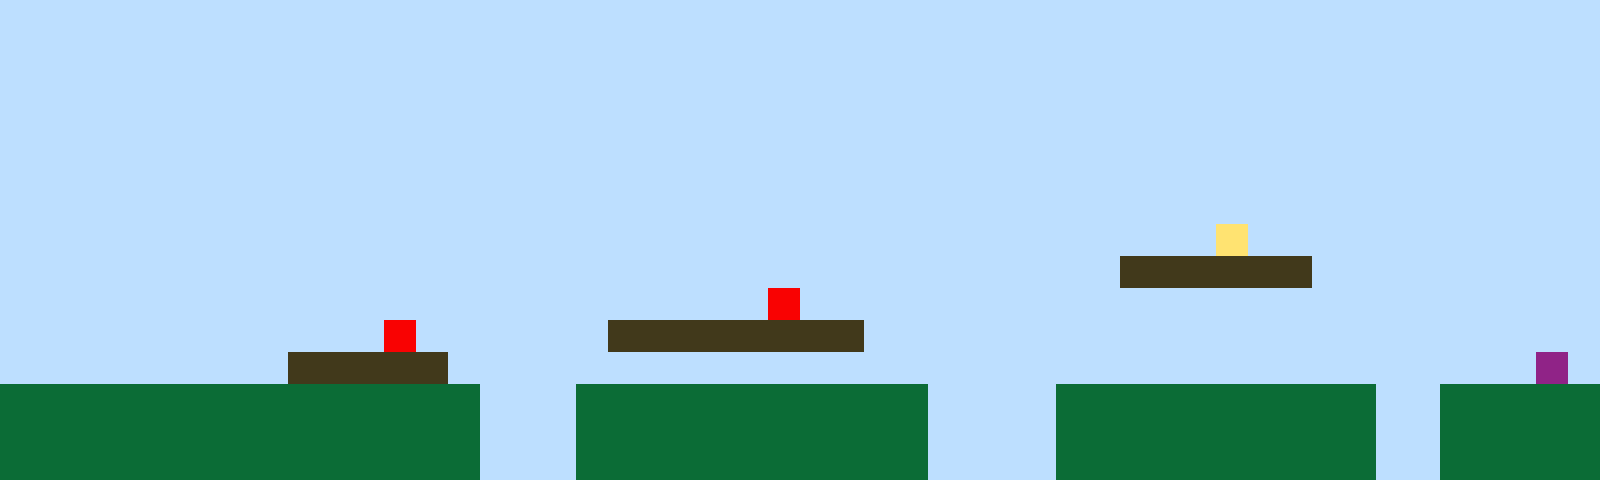

This game map was drawn from its Tiled (.tmx) file and the tilesets committed beside it. A one-line description and the full map source follow:
An orthogonal 50x15 tile map with 32x32 px tiles, 1 tile layer (Tile Layer 1).

<map version="1.10" tiledversion="1.11.2" orientation="orthogonal" renderorder="right-up" width="50" height="15" tilewidth="32" tileheight="32" infinite="0" nextlayerid="2" nextobjectid="1"><editorsettings><export target="map1.csv" format="csv" /></editorsettings><tileset firstgid="1" name="sprites" tilewidth="32" tileheight="32" tilecount="6" columns="3"><image source="sprites.png" width="96" height="64" /></tileset><layer id="1" name="Tile Layer 1" width="50" height="15"><data encoding="csv">1,1,1,1,1,1,1,1,1,1,1,1,1,1,1,1,1,1,1,1,1,1,1,1,1,1,1,1,1,1,1,1,1,1,1,1,1,1,1,1,1,1,1,1,1,1,1,1,1,1,1,1,1,1,1,1,1,1,1,1,1,1,1,1,1,1,1,1,1,1,1,1,1,1,1,1,1,1,1,1,1,1,1,1,1,1,1,1,1,1,1,1,1,1,1,1,1,1,1,1,1,1,1,1,1,1,1,1,1,1,1,1,1,1,1,1,1,1,1,1,1,1,1,1,1,1,1,1,1,1,1,1,1,1,1,1,1,1,1,1,1,1,1,1,1,1,1,1,1,1,1,1,1,1,1,1,1,1,1,1,1,1,1,1,1,1,1,1,1,1,1,1,1,1,1,1,1,1,1,1,1,1,1,1,1,1,1,1,1,1,1,1,1,1,1,1,1,1,1,1,1,1,1,1,1,1,1,1,1,1,1,1,1,1,1,1,1,1,1,1,1,1,1,1,1,1,1,1,1,1,1,1,1,1,1,1,1,1,1,1,1,1,1,1,1,1,1,1,1,1,1,1,1,1,1,1,1,1,1,1,1,1,1,1,1,1,1,1,1,1,1,1,1,1,1,1,1,1,1,1,1,1,1,1,1,1,1,1,1,1,1,1,1,1,1,1,1,1,1,1,1,1,1,1,1,1,1,1,1,1,1,1,1,1,1,1,1,1,1,1,1,1,1,1,1,1,1,1,1,1,1,1,1,1,1,1,1,1,1,1,1,1,1,1,1,1,1,1,1,1,1,1,1,1,1,1,1,1,1,1,1,1,1,1,1,1,1,1,1,1,1,1,1,1,1,1,1,1,1,1,1,1,1,1,1,1,1,1,4,1,1,1,1,1,1,1,1,1,1,1,1,1,1,1,1,1,1,1,1,1,1,1,1,1,1,1,1,1,1,1,1,1,1,1,1,1,1,1,1,1,1,1,1,1,1,3,3,3,3,3,3,1,1,1,1,1,1,1,1,1,1,1,1,1,1,1,1,1,1,1,1,1,1,1,1,1,1,1,1,1,1,1,1,1,5,1,1,1,1,1,1,1,1,1,1,1,1,1,1,1,1,1,1,1,1,1,1,1,1,1,1,1,1,1,1,1,1,1,1,1,1,1,5,1,1,1,1,1,1,3,3,3,3,3,3,3,3,1,1,1,1,1,1,1,1,1,1,1,1,1,1,1,1,1,1,1,1,1,1,1,1,1,1,1,1,1,1,1,1,3,3,3,3,3,1,1,1,1,1,1,1,1,1,1,1,1,1,1,1,1,1,1,1,1,1,1,1,1,1,1,1,1,1,1,1,1,1,1,6,1,2,2,2,2,2,2,2,2,2,2,2,2,2,2,2,1,1,1,2,2,2,2,2,2,2,2,2,2,2,1,1,1,1,2,2,2,2,2,2,2,2,2,2,1,1,2,2,2,2,2,2,2,2,2,2,2,2,2,2,2,2,2,2,2,2,1,1,1,2,2,2,2,2,2,2,2,2,2,2,1,1,1,1,2,2,2,2,2,2,2,2,2,2,1,1,2,2,2,2,2,2,2,2,2,2,2,2,2,2,2,2,2,2,2,2,1,1,1,2,2,2,2,2,2,2,2,2,2,2,1,1,1,1,2,2,2,2,2,2,2,2,2,2,1,1,2,2,2,2,2</data></layer></map>
